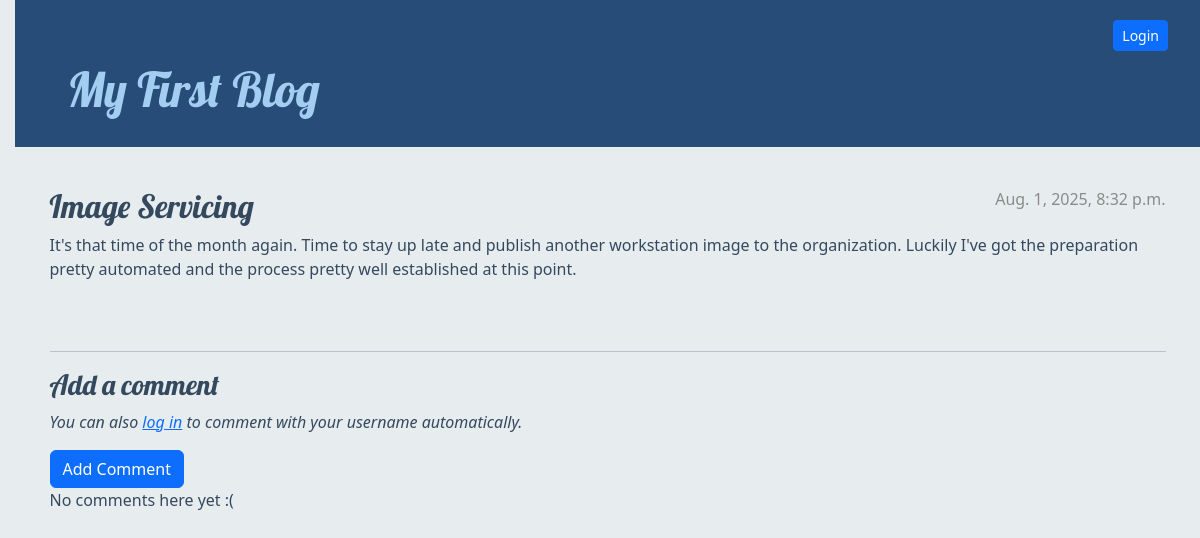
The app's page /post/2/ with its own data.
### blog/models.py (models this page shows, shortened)
class Post(models.Model):
    author = models.ForeignKey(settings.AUTH_USER_MODEL, on_delete=models.CASCADE)
    title = models.CharField(max_length=200)
    text = models.TextField()
    created_date = models.DateTimeField(default=timezone.now)
    published_date = models.DateTimeField(blank=True, null=True)

### blog/views.py (the view)
# urls.py: path('post/<int:pk>/', views.post_detail, name='post_detail'),
def post_detail(request, pk):
    post = get_object_or_404(Post, pk=pk)
    return render(request, 'blog/post_detail.html', {'post': post})

### blog/templates/blog/post_detail.html (shortened to what this page needs)
{% extends 'blog/base.html' %}
{% block content %}
<article class="post">
    {% if post.published_date %}
    <div class="date">
        {{ post.published_date }}
    </div>
    {% endif %}
    <h2>{{ post.title }}</h2>
    <p>{{ post.text|linebreaksbr }}</p>
</article>
<hr>
<h3>Add a comment</h3>
<form method="post" action="{% url 'add_comment_to_post' post.pk %}">
    {% if user.is_authenticated %}
    <p><strong>Commenting as:</strong> {{ user.username }}</p>
    <div class="form-group">
        {{ form.text.label_tag }}
        {{ form.text }}
    </div>
    {% else %}
    <p><em>You can also <a href="{% url 'login' %}">log in</a> to comment with your username automatically.</em></p>
    {% endif %}
    <button type="submit" class="btn btn-primary">Add Comment</button>
</form>
{% for comment in post.comments.all %}
{% if user.is_authenticated or comment.approved_comment %}
<div class="comment">
    <div class="date">
        {{ comment.created_date }}
        {% if not comment.approved_comment %}
        <a class="btn btn-default" href="{% url 'comment_remove' pk=comment.pk %}">
            {% include './icons/hand-thumbs-down.svg' %}
        </a>
        <a class="btn btn-default" href="{% url 'comment_approve' pk=comment.pk %}">
            {% include './icons/hand-thumbs-up.svg' %}
        </a>
        {% endif %}
    </div>
    <strong>{{ comment.author }}</strong>
    <p>{{ comment.text|linebreaks }}</p>
</div>
{% endif %}
{% empty %}
<p>No comments here yet :(</p>
{% endfor %}
{% endblock %}

### blog/static/css/blog.css (style rules this page uses)
body { padding-left: 15px; background-color: #E7ECEF; color: #34495E; }
h1, h2, h3, h4 { font-family: 'Lobster', cursive; }
.date { color: #8B8C89; }
.post { margin-bottom: 70px; }
.post>.date, .post>.actions { float: right; }

### records on screen
Post: published_date "Aug. 1, 2025, 8:32 p.m.", title "Image Servicing", text "It's that time of the month again. Time to stay up late and publish another workstation image to the organization. Luckily I've got the preparation pretty automated and the process pretty well established at this point."
